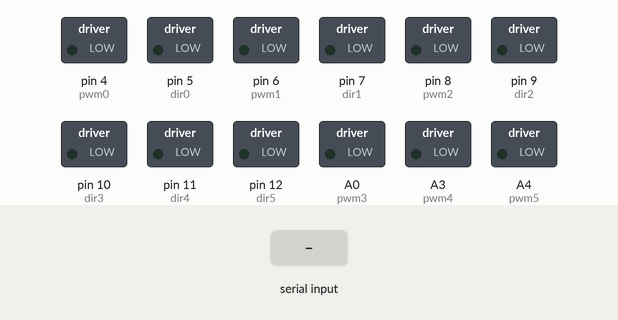
The sketch below on a simulated Arduino Mega 2560, built with avr-gcc and run on an emulated ATmega2560. Shown: switched loads named in the sketch (green lamp = pin HIGH). Inputs (shaded band) come from the test bench. What the sketch prints to the serial monitor is not drawn.

Above: at 1.2 s.
1.3 s: "0" received over Serial
At 1.7 s:
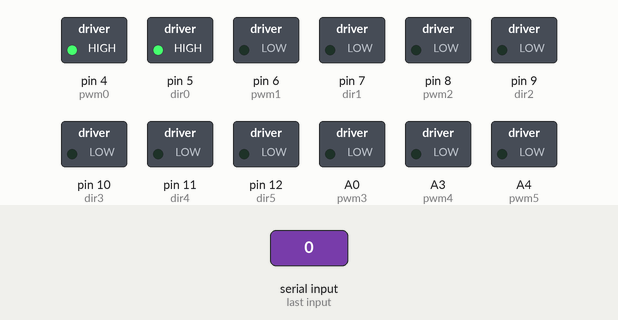
2.8 s: "1" received over Serial
At 4.0 s:
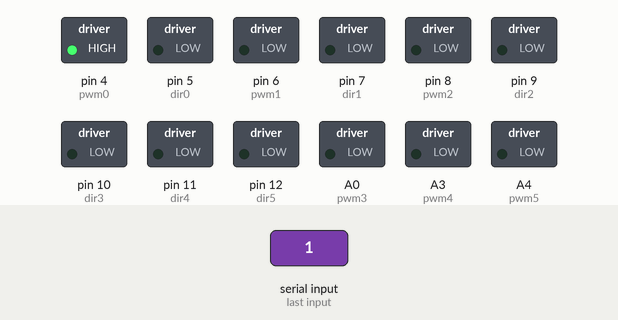
4.3 s: "2" received over Serial
At 5.2 s:
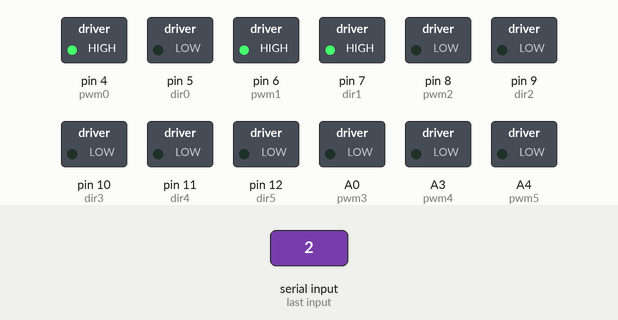
5.8 s: "3" received over Serial
At 6.3 s:
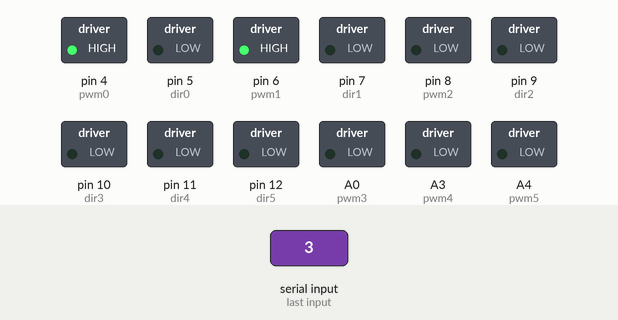
7.3 s: "4" received over Serial
At 8.5 s:
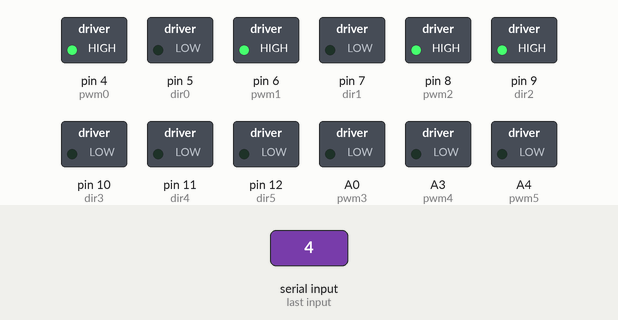
8.8 s: "5" received over Serial
At 9.9 s:
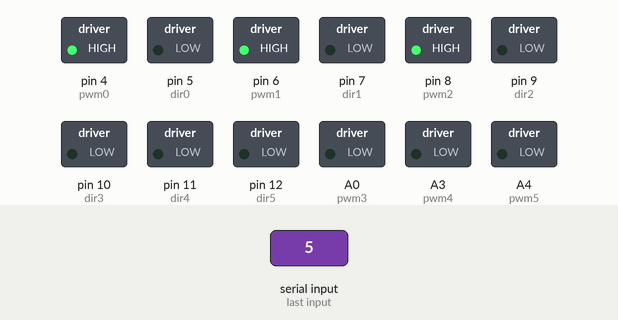
Timing chart, 0 to 11.3 s (numbered marks = the images above; inputs shaded):
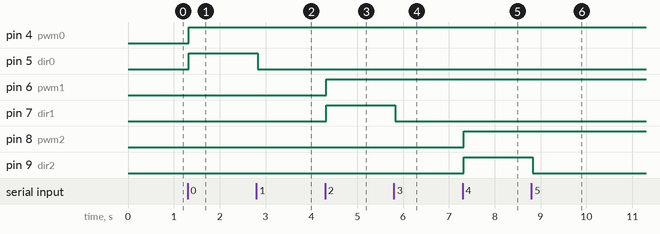

Measured:
- after the input at 1.3 s, pin 4 (pwm0), pin 5 (dir0): LOW → HIGH at once
- after the input at 2.8 s, pin 5 (dir0): HIGH → LOW at once
- after the input at 4.3 s, pin 6 (pwm1), pin 7 (dir1): LOW → HIGH at once
- after the input at 5.8 s, pin 7 (dir1): HIGH → LOW at once
- after the input at 7.3 s, pin 8 (pwm2), pin 9 (dir2): LOW → HIGH at once
- after the input at 8.8 s, pin 9 (dir2): HIGH → LOW at once

The sketch:

Rover_Mega.ino
```cpp
/* * uncomment ps2
   change rx and tx pins

*/
#include <SoftwareSerial.h>

String prev="a";
String current="a";

String inp = "";
// BASE
int pwm0 = 4;
int dir0 = 5;
// 1ST
int pwm1 = 6;
int dir1 = 7;
// 2ND
int pwm2 = 8;
int dir2 = 9;
//3RD
int pwm3 = A0;
int dir3 = 10;
//4TH
int pwm4 = A3;
int dir4 = 11;
//GRIPPER
int pwm5 = A4;
int dir5 = 12;


void moveMotor(String inp){
    if (inp == "0") {
//    Serial.println("PS2_LEFT");
    digitalWrite(pwm0, HIGH);
    digitalWrite(dir0, HIGH);

//    digitalWrite(13,HIGH);

  }
  else if(inp== "1"){
//    Serial.println("PS2_RIGHT");
    digitalWrite(pwm0,HIGH);
    digitalWrite(dir0,LOW);
}
 else if (inp == "2") {
//    Serial.println("PS2_UP");
    digitalWrite(pwm1, HIGH);
    digitalWrite(dir1, HIGH);
  }
  else if (inp == "3") {
//    Serial.println("PS2_DOWN");
    digitalWrite(pwm1, HIGH);
    digitalWrite(dir1, LOW);
//    delay(200);
  }

  else if (inp=="4"){
//    Serial.println("PS2_LEFT1");
  digitalWrite(pwm2, HIGH);
  digitalWrite(dir2, HIGH);
}
  else if (inp=="5"){
//    Serial.println("PS2_LEFT2");
  digitalWrite(pwm2, HIGH);
  digitalWrite(dir2, LOW);
}
  else if (inp=="6"){
//    Serial.println("PS2_RIGHT1");
  digitalWrite(pwm3, HIGH);
  digitalWrite(dir3, HIGH);
}
 else if (inp=="7"){
//    Serial.println("PS2_RIGHT2");
  digitalWrite(pwm3, HIGH);
  digitalWrite(dir3, LOW);
}
  else if (inp=="c"){
//    Serial.println("CIRCLE");
  digitalWrite(pwm4, HIGH);
  digitalWrite(dir4, HIGH);
}
  else if (inp=="t"){
//    Serial.println("PS2_TRIANGLE");
  digitalWrite(pwm5, HIGH);
  digitalWrite(dir5, HIGH);
}
  else if (inp=="x"){
//    Serial.println("PS2_CROSS");
  digitalWrite(pwm5, HIGH);
  digitalWrite(dir5, LOW);
}
  else if (inp=="s"){
//    Serial.println("PS2_SQUARE");
  digitalWrite(pwm4, HIGH);
  digitalWrite(dir4, LOW);
}
    else if(inp=="a"){
    digitalWrite(pwm0, LOW);
//    digitalWrite(dir0, LOW);
    digitalWrite(pwm1, LOW);
//    digitalWrite(dir1, LOW);
    digitalWrite(pwm2, LOW);
//    digitalWrite(dir2, LOW);'
    digitalWrite(pwm3, LOW);
//    digitalWrite(dir3, LOW);
    digitalWrite(pwm4, LOW);
//    digitalWrite(dir4, LOW);
    digitalWrite(pwm5, LOW);
//    digitalWrite(dir5, LOW);
  }

}

void setup()
{


  Serial.begin(9600);
  Serial.setTimeout(25);
  Serial.println("Initialized");
  pinMode(pwm0, OUTPUT);
  pinMode(dir0, OUTPUT);
  pinMode(pwm1, OUTPUT);
  pinMode(dir1, OUTPUT);
  pinMode(pwm2, OUTPUT);
  pinMode(dir2, OUTPUT);
  pinMode(pwm3, OUTPUT);
  pinMode(dir3, OUTPUT);
  pinMode(pwm4, OUTPUT);
  pinMode(dir4, OUTPUT);
  pinMode(pwm5, OUTPUT);
  pinMode(dir5, OUTPUT);
}


void loop()
{
  digitalWrite(13,HIGH);
//  Serial.println(Serial.available());
  while(Serial.available()>0){
  current = Serial.readString();

  if(current!=prev)
    prev=current;
  moveMotor(prev);
  }
//Serial.flush();
  digitalWrite(13,LOW);
}
```
